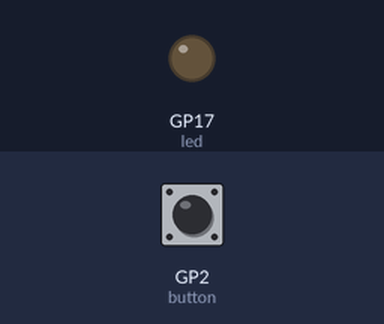
A program run on a simulated Raspberry Pi Pico running MicroPython. On the bench: output pins drawn as LEDs (lit = HIGH). Inputs (shaded band) come from the test bench; at power-on: GP2 (button) HIGH. What the program prints to the serial console is not drawn.

Above: at 1.2 s.
1.3 s: GP2 (button) pulled LOW for 0.15 s
At 1.39 s:
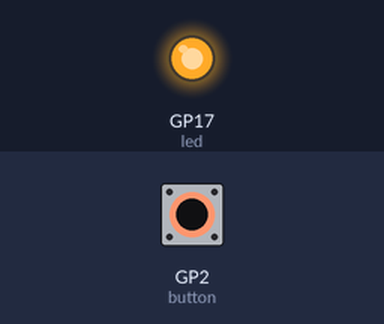
2.9 s: GP2 (button) pulled LOW for 3.2 s
At 7.5 s:
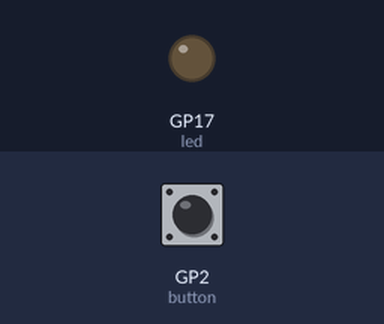
Timing chart, 0 to 9.0 s (numbered marks = the images above; inputs shaded):
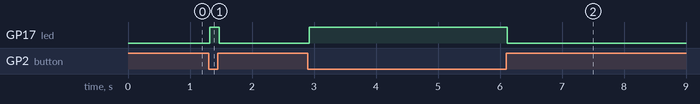

The program:

led_button_control.py
```python
# picozero 패키지의 LED와 Button 임포트
from picozero import LED, Button

led = LED(17)  # GPIO 17번 핀에 연결된 LED 생성
button = Button(2)  # GPIO 2번 핀에 연결된 버튼 생성

# 버튼이 눌렸을 때, LED를 켜는 함수를 실행
button.when_pressed = led.on
# 버튼이 떼어졌을 때, LED를 꺼는 함수를 실행
button.when_released = led.off

# 사용자가 Enter 키를 입력 시까지 대기
input( "Enter to quit!" )
```

Measured:
- after the input at 1.3 s, GP17 (led): LOW → HIGH at once, → LOW 0.15 s later
- after the input at 2.9 s, GP17 (led): LOW → HIGH at once, → LOW 3.2 s later
